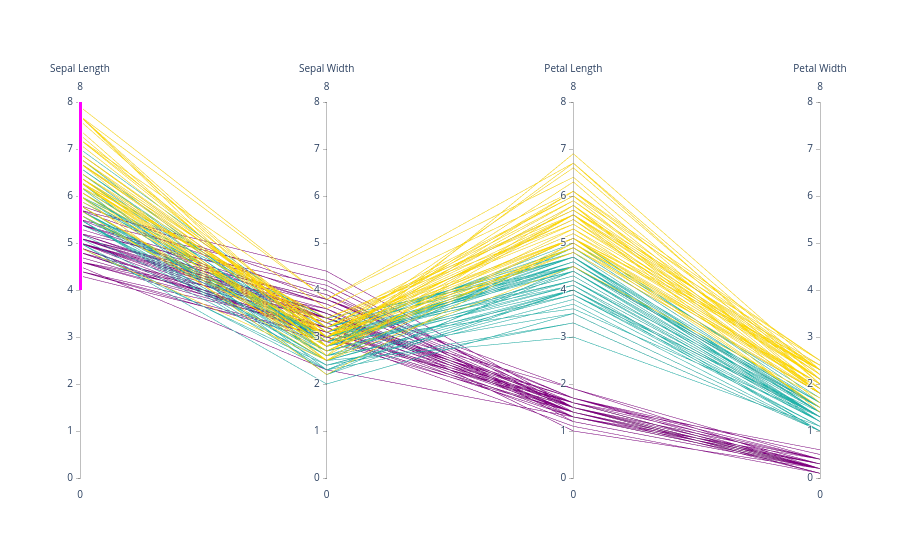

Notebook cell for this chart:
### Code cell
import plotly.graph_objects as go

import pandas as pd

df = pd.read_csv("https://raw.githubusercontent.com/bcdunbar/datasets/master/iris.csv")

fig = go.Figure(data=
    go.Parcoords(
        line = dict(color = df['species_id'],
                   colorscale = [[0,'purple'],[0.5,'lightseagreen'],[1,'gold']]),
        dimensions = list([
            dict(range = [0,8],
                constraintrange = [4,8],
                label = 'Sepal Length', values = df['sepal_length']),
            dict(range = [0,8],
                label = 'Sepal Width', values = df['sepal_width']),
            dict(range = [0,8],
                label = 'Petal Length', values = df['petal_length']),
            dict(range = [0,8],
                label = 'Petal Width', values = df['petal_width'])
        ])
    )
)

fig.update_layout(
    plot_bgcolor = 'white',
    paper_bgcolor = 'white'
)

fig.show()

### Figure 1 — Plotly figure (JSON) as saved in the notebook; plotly's stock layout.template omitted (floating-point values rounded to 4 significant figures; data arrays with more than 128 entries replaced by an {"elided": "..."} marker saying what was removed)
{"data": [{"dimensions": [{"constraintrange": [4, 8], "label": "Sepal Length", "range": [0, 8], "values": {"elided": "150 float values"}}, {"label": "Sepal Width", "range": [0, 8], "values": {"elided": "150 float values"}}, {"label": "Petal Length", "range": [0, 8], "values": {"elided": "150 float values"}}, {"label": "Petal Width", "range": [0, 8], "values": {"elided": "150 float values"}}], "line": {"color": {"elided": "150 int values"}, "colorscale": [[0, "purple"], [0.5, "lightseagreen"], [1, "gold"]]}, "type": "parcoords"}], "layout": {"paper_bgcolor": "white", "plot_bgcolor": "white"}}
